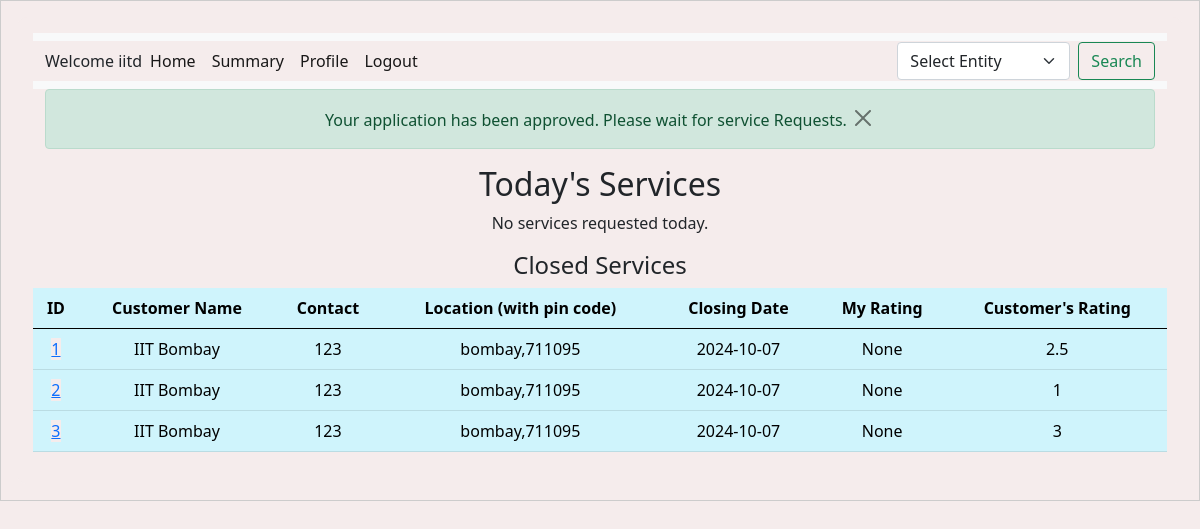
The app's page /professional_dashboard (signed in), older data.
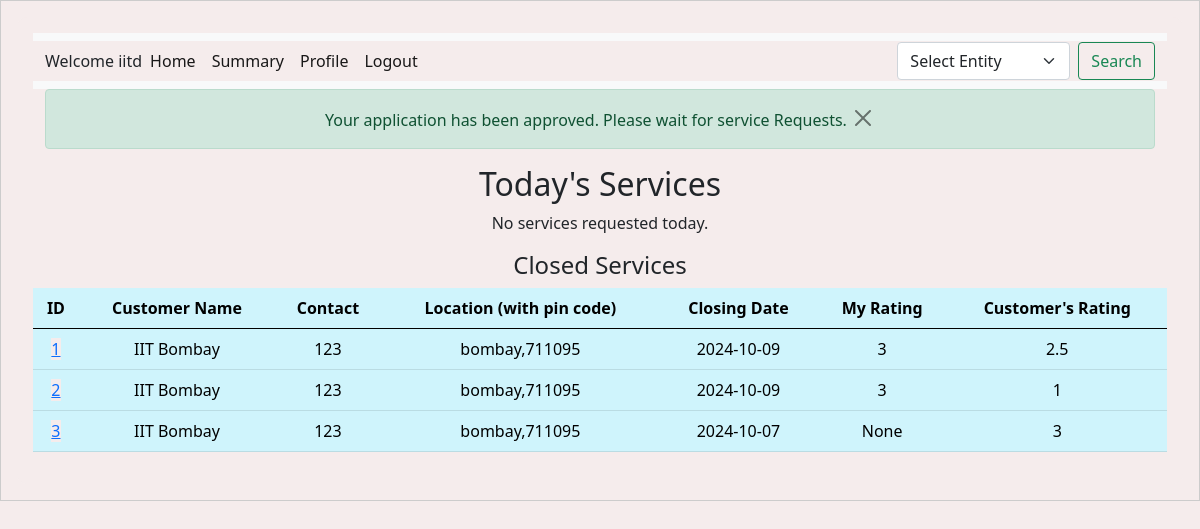
The same page, newer data.
### backend/models.py (models this page shows)
class Service_Professional(db.Model):
    __tablename__ = "service_professional"
    id = db.Column(db.Integer, primary_key=True, autoincrement=True)
    username = db.Column(db.String, unique=True, nullable=False)
    password = db.Column(db.String, nullable=False)
    name = db.Column(db.String, nullable=False)
    service_type = db.Column(
        db.String, nullable=False
    )  # nullable true done for some reason
    experience = db.Column(db.Integer, nullable=False)
    phone_no = db.Column(db.Integer, nullable=False)
    email = db.Column(db.String, unique=True, nullable=False)
    address = db.Column(db.String, nullable=False)
    pin_code = db.Column(db.String, nullable=False)
    verified_status = db.Column(db.String, nullable=True)
    average_rating = db.Column(db.Float, nullable=True)  # New column for average rating
    document = db.Column(db.String, nullable=True)  # Column to store document path
    block_status = db.Column(db.Boolean, default=False)  # Block/unblock status
    custom_services = db.relationship(
        "ProfessionalService",
        back_populates="professional",
        lazy=True,
        cascade="all, delete-orphan",
    )

class Service_Request(db.Model):
    __tablename__ = "service_request"
    id = db.Column(db.Integer, primary_key=True, autoincrement=True)
    service_id = db.Column(db.Integer, db.ForeignKey("service.id"), nullable=False)
    customer_id = db.Column(db.Integer, db.ForeignKey("customer.id"), nullable=False)
    professional_id = db.Column(
        db.Integer, db.ForeignKey("service_professional.id"), nullable=False
    )
    date_of_request = db.Column(db.DateTime, nullable=False, default=datetime.utcnow)
    date_of_completion = db.Column(db.DateTime)
    service_status = db.Column(
        db.String, nullable=False
    )  # e.g., 'requested', 'assigned', 'closed'
    remarks = db.Column(db.String, nullable=True)  # ratings given by customer
    rating = db.Column(db.Integer, nullable=True)  # Added this line for the rating
    customer_rating = db.Column(
        db.Integer, nullable=True
    )  # Rating given by professional
    customer_remarks = db.Column(
        db.String, nullable=True
    )  # Remarks from the professional
    requested_date = db.Column(db.Date)
    requested_time = db.Column(db.Time)
    service = db.relationship(
        "Service",
        backref=db.backref(
            "service_requests",
            lazy=True,
        ),
    )
    customer = db.relationship(
        "Customer", backref=db.backref("service_requests", lazy=True)
    )
    professional = db.relationship(
        "Service_Professional",
        backref=db.backref("service_requests", lazy=True, cascade="all, delete-orphan"),
    )

class Customer(db.Model):
    __tablename__ = "customer"
    id = db.Column(db.Integer, primary_key=True, autoincrement=True)
    username = db.Column(db.String, unique=True, nullable=False)
    password = db.Column(db.String, nullable=False)
    name = db.Column(db.String, nullable=False)
    email = db.Column(db.String, unique=True, nullable=False)
    address = db.Column(db.String, nullable=False)
    pin_code = db.Column(db.String, nullable=False)
    phone_no = db.Column(db.Integer, nullable=False)
    role = db.Column(
        db.Integer, nullable=False, default=1
    )  # 0 for admin, 1 for customer
    average_rating = db.Column(db.Float, nullable=True)  # New column for average rating
    is_blocked = db.Column(
        db.Boolean, default=False
    )  # New column to track block status

### backend/controller.py (the view)
@app.route("/professional_dashboard")
def professional_dashboard():
    if "professional_id" in session:  # Check if professional is logged in
        professional_id = session["professional_id"]
        professional = Service_Professional.query.get(professional_id)
        message = None
        if professional:
            if professional.verified_status is None:
                message = "Your admin verification is under process."
            elif professional.verified_status == "approved":
                service_requests = Service_Request.query.filter_by(
                    professional_id=professional_id
                ).all()
                if not any(
                    req.service_status in ["requested", "ongoing"]
                    for req in service_requests
                ):
                    flash(
                        "Your application has been approved. Please wait for service Requests.",
                        "success",
                    )
            elif professional.verified_status == "rejected":
                message = "Your application has been rejected. Please change your profile info."
            elif professional.block_status:
                message = "You have been blocked by admin and cannot book any services."
        service_requests = (
            Service_Request.query.options(
                joinedload(
                    Service_Request.professional
                )  # Eager load the professional relationship
            )
            .filter_by(professional_id=professional_id)
            .all()
        )
        pin_codes = (
            db.session.query(Customer.pin_code)
            .join(Service_Request)
            .filter(Service_Request.professional_id == professional_id)
            .distinct()
            .all()
        )
        pin_codes = [pin[0] for pin in pin_codes]  # Extracting pin codes from tuples
        today_services = [
            req
            for req in service_requests
            if req.service_status in ["requested", "ongoing"]
        ]
        closed_services = [
            req for req in service_requests if req.service_status == "closed"
        ]
        return render_template(
            "professional_dashboard.html",
            today_services=today_services,
            closed_services=closed_services,
            message=message,  # This will always have a value
            pin_codes=pin_codes,
            professional=session["username"],
        )
    return redirect(url_for("user_login"))  # Redirect if not logged in

### templates/professional_dashboard.html (shortened to what this page needs)
<!DOCTYPE html>
<html lang="en">
<head>
    <link rel="stylesheet" href="/static/style.css" />
    <link href="https://cdn.jsdelivr.net/npm/bootstrap@5.0.2/dist/css/bootstrap.min.css" rel="stylesheet" />
</head>
<body>
    <div id="container">
        <div id="panel">
            <nav class="navbar navbar-expand-lg navbar-light bg-light">
                <div class="container-fluid">
                    <label>Welcome {{ professional }}</label>
                    <div class="collapse navbar-collapse" id="navbarSupportedContent">
                        <ul class="navbar-nav me-auto mb-2 mb-lg-0">
                            <li class="nav-item">
                                <a class="nav-link active" aria-current="page"
                                    href="{{ url_for('professional_dashboard') }}">Home</a>
                            </li>
                            <li class="nav-item">
                                <a class="nav-link active" aria-current="page"
                                    href="{{ url_for('professional_summary') }}">Summary</a>
                            </li>
                            <li class="nav-item">
                                <a class="nav-link active" aria-current="page"
                                    href="{{ url_for('professional_profile') }}">Profile</a>
                            </li>
                            <li class="nav-item">
                                <a class="nav-link active" aria-current="page" href="{{ url_for('logout') }}">Logout</a>
                            </li>
                        </ul>
                        <form class="d-flex" action="{{ url_for('search_customers') }}" method="GET"
                            onsubmit="return validateForm()">
                            <select class="form-select me-2" id="entity" name="entity" required onchange="showFields()">
                                <option value="" disabled selected>Select Entity</option>
                            </select>
                            <button class="btn btn-outline-success" type="submit">Search</button>
                        </form>
                    </div>
                </div>
            </nav>
            {% with messages = get_flashed_messages(with_categories=true) %}
            {% if messages %}
            <div class="container">
                {% for category, message in messages %}
                <div class="alert alert-{{ category }}">{{ message }}
                    <button type="button" class="btn-close" data-bs-dismiss="alert" aria-label="Close"></button>
                </div>
                {% endfor %}
            </div>
            {% endif %}
            {% endwith %}
            <h2>Today's Services</h2>
            {% if today_services %}
            <table class="table table-info table-hover">
                <thead>
                    <tr>
                        <th>ID</th>
                        <th>Customer Name</th>
                        <th>Contact Phone</th>
                        <th>Location (with pin code)</th>
                        <th>Action</th>
                    </tr>
                </thead>
                <tbody>
                    {% for request in today_services %}
                    <tr>
                        <td><a href="{{ url_for('service_request_customer', request_id=request.id) }}">
                                {{ request.id }}
                            </a></td>
                        <td>{{ request.customer.name }}</td>
                        <td>{{ request.customer.phone_no }}</td>
                        <td>{{ request.customer.address ~ ', ' ~ request.customer.pin_code }}</td>
                        <td>
                            {% if request.service_status == 'ongoing' %}
                            <button class="btn btn-warning btn-sm" data-bs-toggle="modal"
                                data-bs-target="#closeServiceModal" data-id="{{ request.id }}"
                                data-service-name="{{ request.service.name }}"
                                data-customer-name="{{ request.customer.name }}"
                                data-customer-id="{{ request.customer.id }}"
                                data-address="{{ request.customer.address }}">
                                Close it
                            </button>
                            {% elif request.service_status == 'requested' %}
                            <button class="btn btn-success btn-sm" data-bs-toggle="modal"
                                data-bs-target="#acceptRejectModal" data-id="{{ request.id }}"
                                data-service-name="{{ request.service.name }}"
                                data-customer-name="{{ request.customer.name }}"
                                data-customer-id="{{ request.customer.id }}"
                                data-address="{{ request.customer.address }}"
                                data-requested-date="{{ request.requested_date }}"
                                data-requested-time="{{ request.requested_time }}">
                                Accept
                            </button>
                            <button class="btn btn-danger btn-sm" data-bs-toggle="modal"
                                data-bs-target="#acceptRejectModal" data-id="{{ request.id }}"
                                data-service-name="{{ request.service.name }}"
                                data-customer-name="{{ request.customer.name }}"
                                data-customer-id="{{ request.customer.id }}"
                                data-address="{{ request.customer.address }}"
                                data-requested-date="{{ request.requested_date }}"
                                data-requested-time="{{ request.requested_time }}">
                                Reject
                            </button>
                            {% endif %}
                        </td>
                    </tr>
                    {% endfor %}
                </tbody>
            </table>
            {% else %}
            <p>No services requested today.</p>
            {% endif %}
            <h4>Closed Services</h4>
            {% if closed_services %}
            <table class="table table-info table-hover">
                <thead>
                    <tr>
                        <th>ID</th>
                        <th>Customer Name</th>
                        <th>Contact</th>
                        <th>Location (with pin code)</th>
                        <th>Closing Date</th>
                        <th>My Rating</th>
                        <th>Customer's Rating</th>
                    </tr>
                </thead>
                <tbody>
                    {% for closed_service in closed_services %}
                    <tr>
                        <td><a href="{{ url_for('service_request_customer', request_id=closed_service.id) }}">
                                {{ closed_service.id }}
                            </a></td>
                        <td>{{ closed_service.customer.name }}</td>
                        <td>{{ closed_service.customer.phone_no }}</td>
                        <td>{{ closed_service.customer.address ~ ','~ closed_service.customer.pin_code}}</td>
                        <td>{{ closed_service.date_of_completion.strftime('%Y-%m-%d') }}</td>
                        <td>{{ closed_service.rating }}</td>
                        <td>{{ closed_service.customer_rating }}</td>
                    </tr>
                    {% endfor %}
                </tbody>
            </table>
            {% else %}
            <p>No closed services yet.</p>
            {% endif %}
        </div>
    </div>
</body>
</html>

### static/style.css (style rules this page uses)
* { margin: 0; background-color: #f5ecec; }
#panel { width: auto; margin: auto; height: auto; text-align: center; padding: 2vh; border: 0px solid black; border-radius: 10px; }
#container { width: auto; margin: auto; padding: 2vh; border: 1px solid #ccc; }

Row changes from the older to the newer data that the page shows:
changed Service_Request id 1: date_of_completion "2024-10-07" → "2024-10-09"; rating "None" → "3"
changed Service_Request id 2: date_of_completion "2024-10-07" → "2024-10-09"; rating "None" → "3"
